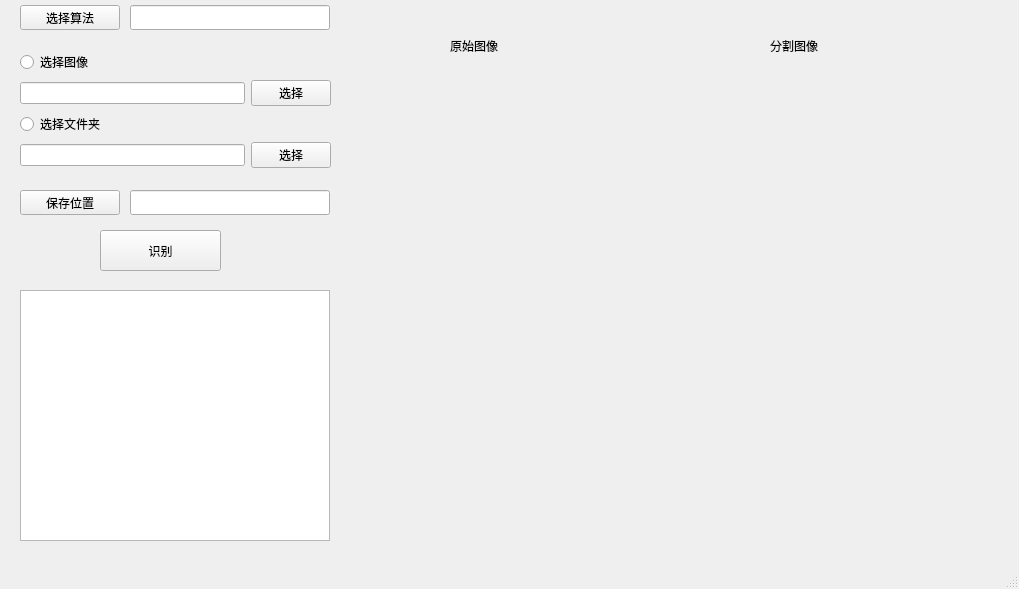
<?xml version="1.0" encoding="UTF-8"?>
<ui version="4.0">
 <class>MainWindow</class>
 <widget class="QMainWindow" name="MainWindow">
  <property name="geometry">
   <rect>
    <x>0</x>
    <y>0</y>
    <width>1019</width>
    <height>589</height>
   </rect>
  </property>
  <property name="windowTitle">
   <string>根系分割系统</string>
  </property>
  <widget class="QWidget" name="centralwidget">
   <widget class="QPushButton" name="pushButton">
    <property name="geometry">
     <rect>
      <x>20</x>
      <y>5</y>
      <width>100</width>
      <height>25</height>
     </rect>
    </property>
    <property name="text">
     <string>选择算法</string>
    </property>
   </widget>
   <widget class="QLineEdit" name="lineEdit">
    <property name="geometry">
     <rect>
      <x>130</x>
      <y>5</y>
      <width>200</width>
      <height>25</height>
     </rect>
    </property>
   </widget>
   <widget class="QLineEdit" name="lineEdit_4">
    <property name="geometry">
     <rect>
      <x>130</x>
      <y>190</y>
      <width>200</width>
      <height>25</height>
     </rect>
    </property>
   </widget>
   <widget class="QPushButton" name="pushButton_4">
    <property name="geometry">
     <rect>
      <x>20</x>
      <y>190</y>
      <width>100</width>
      <height>25</height>
     </rect>
    </property>
    <property name="text">
     <string>保存位置</string>
    </property>
   </widget>
   <widget class="QPlainTextEdit" name="plainTextEdit">
    <property name="geometry">
     <rect>
      <x>20</x>
      <y>290</y>
      <width>310</width>
      <height>251</height>
     </rect>
    </property>
   </widget>
   <widget class="QPushButton" name="pushButton_5">
    <property name="geometry">
     <rect>
      <x>100</x>
      <y>230</y>
      <width>121</width>
      <height>41</height>
     </rect>
    </property>
    <property name="text">
     <string>识别</string>
    </property>
   </widget>
   <widget class="QWidget" name="horizontalLayoutWidget_3">
    <property name="geometry">
     <rect>
      <x>359</x>
      <y>69</y>
      <width>641</width>
      <height>471</height>
     </rect>
    </property>
    <layout class="QHBoxLayout" name="horizontalLayout_3">
     <item>
      <widget class="QLabel" name="label">
       <property name="text">
        <string/>
       </property>
      </widget>
     </item>
     <item>
      <widget class="QLabel" name="label_2">
       <property name="text">
        <string/>
       </property>
      </widget>
     </item>
    </layout>
   </widget>
   <widget class="QLabel" name="label_3">
    <property name="geometry">
     <rect>
      <x>450</x>
      <y>40</y>
      <width>54</width>
      <height>12</height>
     </rect>
    </property>
    <property name="text">
     <string>原始图像</string>
    </property>
   </widget>
   <widget class="QLabel" name="label_4">
    <property name="geometry">
     <rect>
      <x>770</x>
      <y>40</y>
      <width>54</width>
      <height>12</height>
     </rect>
    </property>
    <property name="text">
     <string>分割图像</string>
    </property>
   </widget>
   <widget class="QWidget" name="layoutWidget">
    <property name="geometry">
     <rect>
      <x>20</x>
      <y>50</y>
      <width>311</width>
      <height>119</height>
     </rect>
    </property>
    <layout class="QVBoxLayout" name="verticalLayout">
     <item>
      <widget class="QRadioButton" name="radioButton">
       <property name="text">
        <string>选择图像</string>
       </property>
      </widget>
     </item>
     <item>
      <layout class="QHBoxLayout" name="horizontalLayout">
       <item>
        <widget class="QLineEdit" name="lineEdit_2"/>
       </item>
       <item>
        <widget class="QPushButton" name="pushButton_2">
         <property name="text">
          <string>选择</string>
         </property>
        </widget>
       </item>
      </layout>
     </item>
     <item>
      <widget class="QRadioButton" name="radioButton_2">
       <property name="text">
        <string>选择文件夹</string>
       </property>
      </widget>
     </item>
     <item>
      <layout class="QHBoxLayout" name="horizontalLayout_2">
       <item>
        <widget class="QLineEdit" name="lineEdit_3"/>
       </item>
       <item>
        <widget class="QPushButton" name="pushButton_3">
         <property name="text">
          <string>选择</string>
         </property>
        </widget>
       </item>
      </layout>
     </item>
    </layout>
   </widget>
  </widget>
  <widget class="QMenuBar" name="menubar">
   <property name="geometry">
    <rect>
     <x>0</x>
     <y>0</y>
     <width>1019</width>
     <height>22</height>
    </rect>
   </property>
  </widget>
  <widget class="QStatusBar" name="statusbar"/>
 </widget>
 <resources/>
 <connections>
  <connection>
   <sender>pushButton</sender>
   <signal>clicked()</signal>
   <receiver>MainWindow</receiver>
   <slot>chosealgorithm()</slot>
   <hints>
    <hint type="sourcelabel">
     <x>101</x>
     <y>42</y>
    </hint>
    <hint type="destinationlabel">
     <x>108</x>
     <y>58</y>
    </hint>
   </hints>
  </connection>
  <connection>
   <sender>pushButton_2</sender>
   <signal>clicked()</signal>
   <receiver>MainWindow</receiver>
   <slot>openimage()</slot>
   <hints>
    <hint type="sourcelabel">
     <x>296</x>
     <y>110</y>
    </hint>
    <hint type="destinationlabel">
     <x>312</x>
     <y>132</y>
    </hint>
   </hints>
  </connection>
  <connection>
   <sender>pushButton_4</sender>
   <signal>clicked()</signal>
   <receiver>MainWindow</receiver>
   <slot>savefiles()</slot>
   <hints>
    <hint type="sourcelabel">
     <x>41</x>
     <y>226</y>
    </hint>
    <hint type="destinationlabel">
     <x>30</x>
     <y>245</y>
    </hint>
   </hints>
  </connection>
  <connection>
   <sender>pushButton_5</sender>
   <signal>clicked()</signal>
   <receiver>MainWindow</receiver>
   <slot>infer()</slot>
   <hints>
    <hint type="sourcelabel">
     <x>205</x>
     <y>277</y>
    </hint>
    <hint type="destinationlabel">
     <x>241</x>
     <y>281</y>
    </hint>
   </hints>
  </connection>
  <connection>
   <sender>pushButton_3</sender>
   <signal>clicked()</signal>
   <receiver>MainWindow</receiver>
   <slot>openfiles()</slot>
   <hints>
    <hint type="sourcelabel">
     <x>294</x>
     <y>180</y>
    </hint>
    <hint type="destinationlabel">
     <x>314</x>
     <y>195</y>
    </hint>
   </hints>
  </connection>
 </connections>
 <slots>
  <slot>chosealgorithm()</slot>
  <slot>openimage()</slot>
  <slot>openfiles()</slot>
  <slot>savefiles()</slot>
  <slot>infer()</slot>
 </slots>
</ui>
